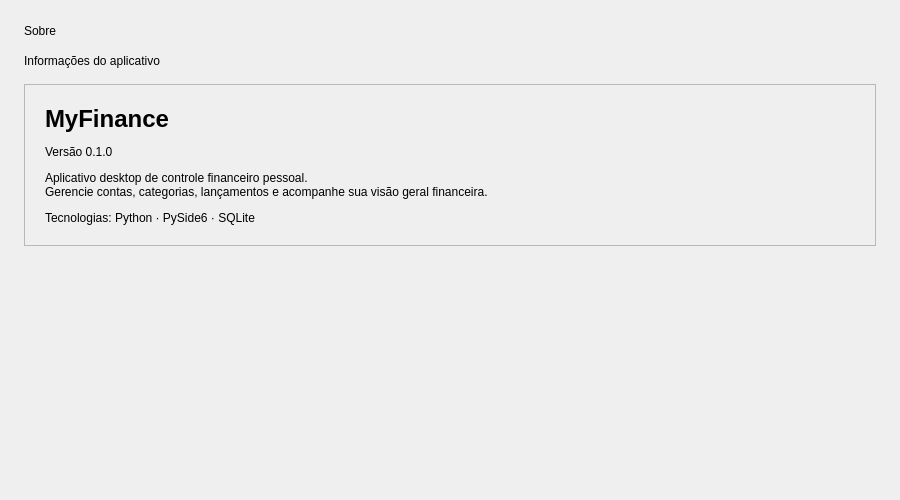
<?xml version="1.0" encoding="UTF-8"?>
<ui version="4.0">
 <class>AboutPage</class>
 <widget class="QWidget" name="AboutPage">
  <property name="geometry">
   <rect>
    <x>0</x>
    <y>0</y>
    <width>900</width>
    <height>500</height>
   </rect>
  </property>
  <layout class="QVBoxLayout" name="mainLayout">
   <property name="spacing">
    <number>16</number>
   </property>
   <property name="leftMargin">
    <number>24</number>
   </property>
   <property name="topMargin">
    <number>24</number>
   </property>
   <property name="rightMargin">
    <number>24</number>
   </property>
   <property name="bottomMargin">
    <number>24</number>
   </property>
   <item>
    <widget class="QLabel" name="lbl_title">
     <property name="text">
      <string>Sobre</string>
     </property>
    </widget>
   </item>
   <item>
    <widget class="QLabel" name="lbl_subtitle">
     <property name="text">
      <string>Informações do aplicativo</string>
     </property>
    </widget>
   </item>
   <item>
    <widget class="QFrame" name="frame_info">
     <property name="frameShape">
      <enum>QFrame::StyledPanel</enum>
     </property>
     <layout class="QVBoxLayout" name="infoLayout">
      <property name="spacing">
       <number>12</number>
      </property>
      <property name="leftMargin">
       <number>20</number>
      </property>
      <property name="topMargin">
       <number>20</number>
      </property>
      <property name="rightMargin">
       <number>20</number>
      </property>
      <property name="bottomMargin">
       <number>20</number>
      </property>
      <item>
       <widget class="QLabel" name="lbl_app_name">
        <property name="text">
         <string>MyFinance</string>
        </property>
        <property name="styleSheet">
         <string notr="true">font-size: 18pt; font-weight: bold;</string>
        </property>
       </widget>
      </item>
      <item>
       <widget class="QLabel" name="lbl_version">
        <property name="text">
         <string>Versão 0.1.0</string>
        </property>
       </widget>
      </item>
      <item>
       <widget class="QLabel" name="lbl_description">
        <property name="text">
         <string>Aplicativo desktop de controle financeiro pessoal.
Gerencie contas, categorias, lançamentos e acompanhe sua visão geral financeira.</string>
        </property>
        <property name="wordWrap">
         <bool>true</bool>
        </property>
       </widget>
      </item>
      <item>
       <widget class="QLabel" name="lbl_stack">
        <property name="text">
         <string>Tecnologias: Python · PySide6 · SQLite</string>
        </property>
       </widget>
      </item>
     </layout>
    </widget>
   </item>
   <item>
    <spacer name="verticalSpacer">
     <property name="orientation">
      <enum>Qt::Vertical</enum>
     </property>
     <property name="sizeHint" stdset="0">
      <size>
       <width>20</width>
       <height>40</height>
      </size>
     </property>
    </spacer>
   </item>
  </layout>
 </widget>
 <resources/>
 <connections/>
</ui>
